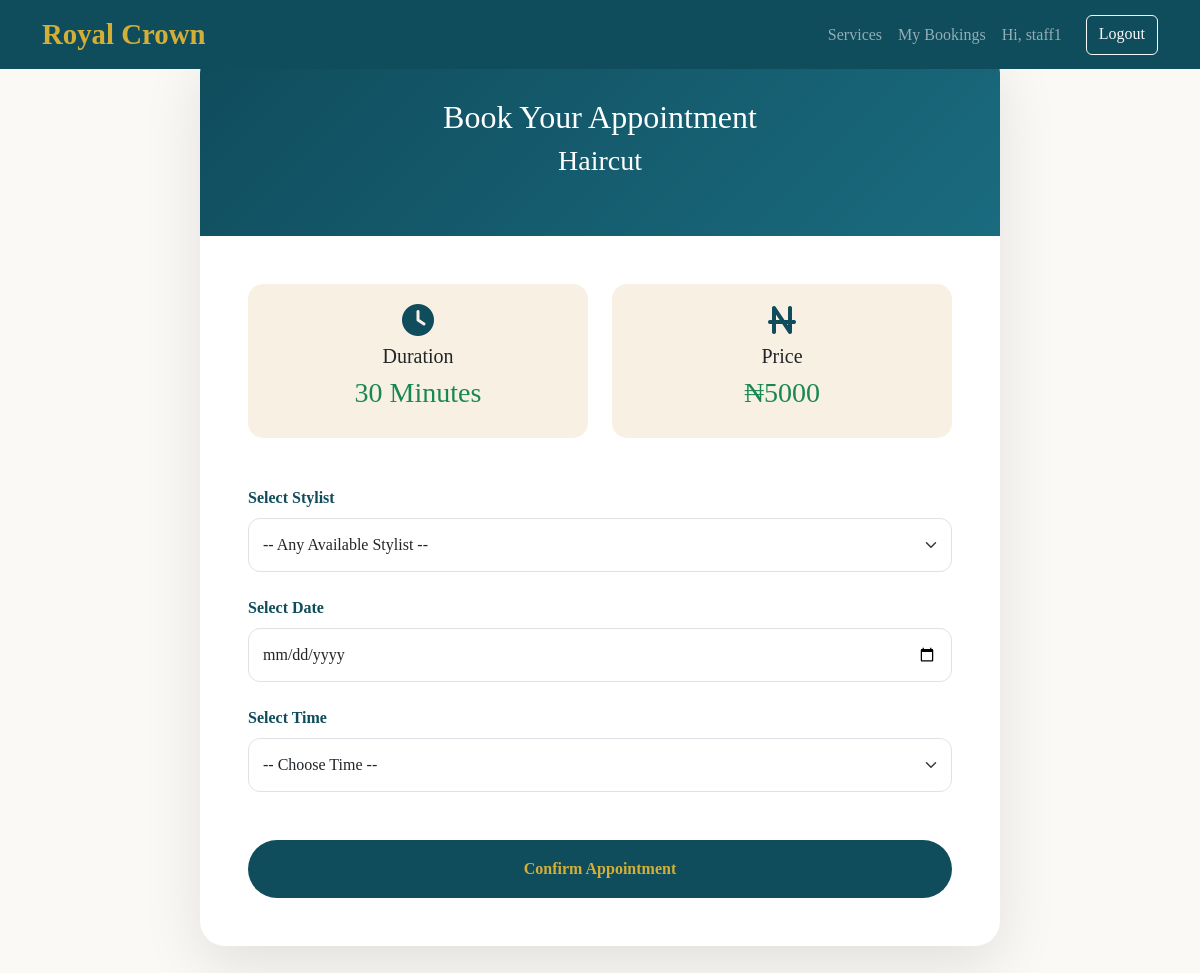
/book/1/ (signed in), run on the app's committed database.
### core/models.py (models this page shows)
class Service(models.Model):
    name = models.CharField(max_length=100)
    duration = models.IntegerField(help_text="Duration in minutes")
    price = models.IntegerField()
    description = models.TextField(blank=True)

### core/views.py (the view, shortened to what this page needs)
# urls.py: path('book/<int:service_id>/', views.book_service, name='book_service'),
@login_required(login_url='login')
def book_service(request, service_id):
    service = get_object_or_404(Service, id=service_id)
    staff_list = Staff.objects.all()
    return render(request, 'book.html', {
        'service': service,
        'staff_list': staff_list
    })

### core/templates/book.html (shortened to what this page needs)
<!DOCTYPE html>
<html lang="en">
<head>
    <link href="https://cdn.jsdelivr.net/npm/bootstrap@5.3.3/dist/css/bootstrap.min.css" rel="stylesheet">
    <link href="https://cdnjs.cloudflare.com/ajax/libs/font-awesome/6.5.0/css/all.min.css" rel="stylesheet">
</head>
<body>
    <nav class="navbar navbar-expand-lg navbar-dark fixed-top">
        <div class="container">
            <a class="navbar-brand logo" href="{% url 'home' %}">Royal Crown</a>
            <div class="navbar-nav ms-auto">
                <a class="nav-link" href="{% url 'services' %}">Services</a>
                <a class="nav-link" href="{% url 'my_bookings' %}">My Bookings</a>
                {% if user.is_authenticated %}
                    <span class="nav-link">Hi, {{ user.username }}</span>
                    <a class="btn btn-outline-light ms-3" href="{% url 'logout' %}">Logout</a>
                {% else %}
                    <a class="btn btn-outline-light ms-3" href="{% url 'login' %}">Login</a>
                    <a class="btn btn-gold ms-2" href="{% url 'register' %}">Register</a>
                {% endif %}
            </div>
        </div>
    </nav>
    <div class="container">
        <div class="booking-container mt-5">
            <div class="booking-header">
                <h2>Book Your Appointment</h2>
                <h3 class="mt-2">{{ service.name }}</h3>
            </div>
            <div class="p-5">
                <div class="row mb-5">
                    <div class="col-md-6">
                        <div class="info-box">
                            <i class="fas fa-clock fa-2x mb-2" style="color: #0F4C5C;"></i>
                            <h5>Duration</h5>
                            <h3 class="text-success">{{ service.duration }} Minutes</h3>
                        </div>
                    </div>
                    <div class="col-md-6">
                        <div class="info-box">
                            <i class="fas fa-naira-sign fa-2x mb-2" style="color: #0F4C5C;"></i>
                            <h5>Price</h5>
                            <h3 class="text-success">₦{{ service.price }}</h3>
                        </div>
                    </div>
                </div>
                <form method="post">
                    <div class="mb-4">
                        <label class="form-label">Select Stylist</label>
                        <select name="staff_id" class="form-select" required>
                            <option value="">-- Any Available Stylist --</option>
                        </select>
                    </div>
                    <div class="mb-4">
                        <label class="form-label">Select Date</label>
                        <input type="date" name="date" class="form-control" required>
                    </div>
                    <div class="mb-5">
                        <label class="form-label">Select Time</label>
                        <select name="start_time" class="form-select" required>
                            <option value="">-- Choose Time --</option>
                        </select>
                    </div>
                    <button type="submit" class="btn btn-book w-100">Confirm Appointment</button>
                </form>
            </div>
        </div>
    </div>
</body>
</html>

### core/templates/book.html (style rules this page uses)
body { background: #FAF9F6; font-family: 'Playfair Display', serif; }
.navbar { background: #0F4C5C !important; }
.logo { color: #D4AF37; font-weight: 700; font-size: 1.8rem; }
.booking-container { max-width: 800px; margin: 100px auto; background: white; border-radius: 25px; box-shadow: 0 20px 60px rgba(0,0,0,0.1); overflow: hidden; }
.booking-header { background: linear-gradient(135deg, #0F4C5C, #1a6b7f); color: white; padding: 50px 30px; text-align: center; }
.info-box { background: #f8f1e3; border-radius: 15px; padding: 20px; text-align: center; }
.form-label { font-weight: 600; color: #0F4C5C; }
.form-control, .form-select { padding: 14px; border-radius: 12px; }
.btn-book { background: #0F4C5C; color: #D4AF37; font-weight: 700; padding: 16px; border-radius: 50px; }

### data on the page
Service: name "Haircut", duration "30", price "5000"

### other printed values
{{ user.username }} "staff1"
